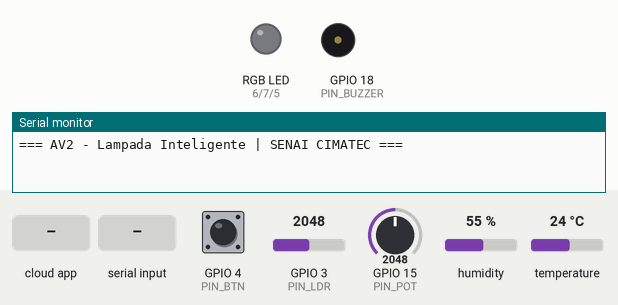
Recording of a sketch running on a simulated ESP32-S3. Shown: an RGB LED mixed from three pins (HIGH = lit), buzzer (waves = sounding), the last lines printed to the serial monitor. The test bench sets the inputs (shaded band); at power-on: temperature 24 °C, GPIO 4 (PIN_BTN) LOW, GPIO 3 (PIN_LDR) = 2048, GPIO 15 (PIN_POT) = 2048, humidity 55 %. WiFi joins after 1.5 s; servers stay silent unless stated; uploads are accepted with an empty reply.

Above: at 1.7 s.
1.8 s: the phone or cloud app sets comando to Vermelho
At 2.8 s:
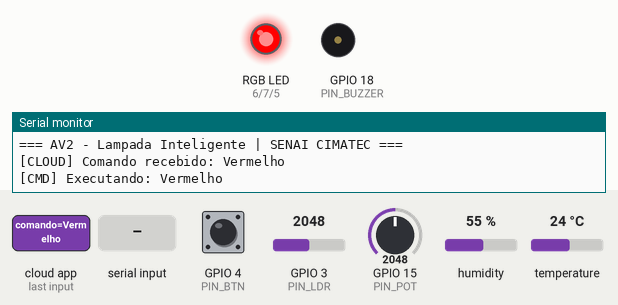
4.5 s: "Amarelo\n" received over Serial
At 5.3 s:
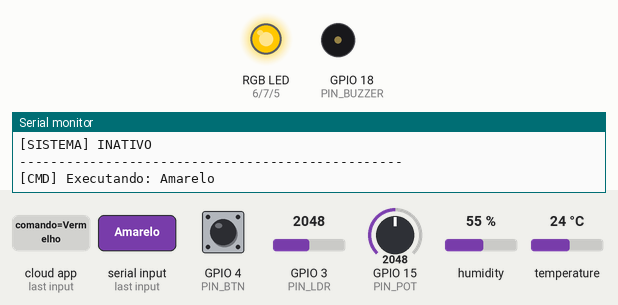
7.0 s: the phone or cloud app sets comando to Azul
At 7.8 s:
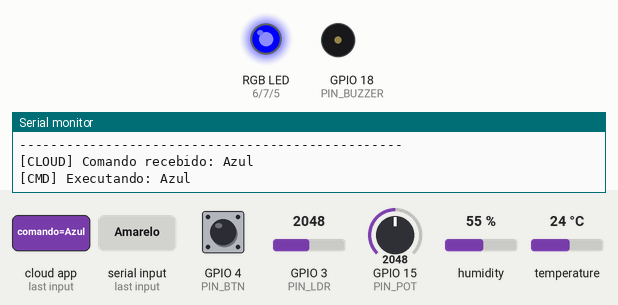
9.5 s: temperature set to 28 °C
11.7 s: GPIO 4 (PIN_BTN) pulled HIGH for 0.15 s
At 13.0 s:
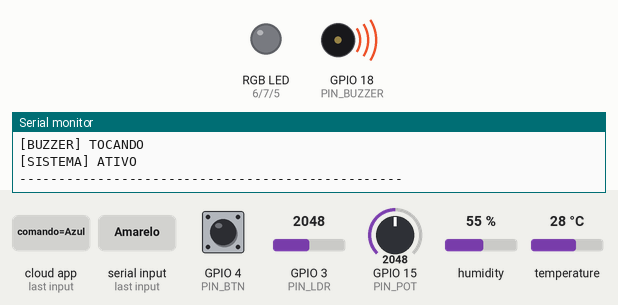
13.5 s: GPIO 3 (PIN_LDR) set to 122
Timing chart, 0 to 16.5 s (numbered marks = the images above; inputs shaded):
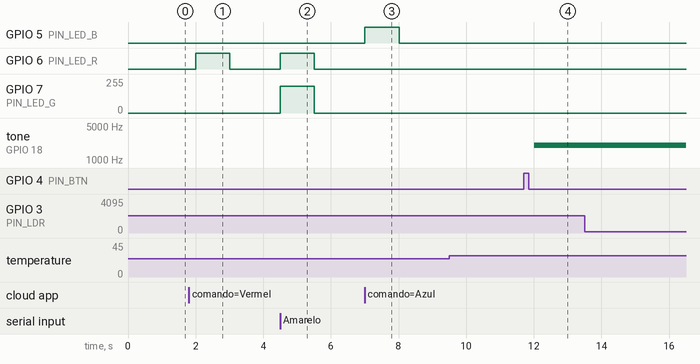

Measured:
- after the input at 1.8 s, GPIO 6 (PIN_LED_R): LOW → HIGH after 0.20 s, → LOW 1.0 s later
- after the input at 4.5 s, GPIO 6 (PIN_LED_R): LOW → HIGH at once, → LOW 1.0 s later; GPIO 7 (PIN_LED_G): 0/255 → 199/255 at once, → 0/255 1.0 s later
- after the input at 7.0 s, GPIO 5 (PIN_LED_B): LOW → HIGH at once, → LOW 1.0 s later
- after the input at 11.7 s, tone on GPIO 18 (PIN_BUZZER): silent → 2000 Hz after 0.32 s

The sketch:

esp32.ino
```cpp
/*
  ============================================================
  AV2 - Sistema de Lâmpada Inteligente
  Práticas Integradas: Camada de Aplicação - SENAI CIMATEC
  Etapa 02 - Com envio ao Supabase + Arduino IoT Cloud
  ESP32 Arduino Core 2.x (Cloud)
  ============================================================
*/

#include "thingProperties.h"
#include <DHT.h>
#include <HTTPClient.h>
#include <ArduinoJson.h>

// ── Pinagem ──────────────────────────────────────────────────
#define PIN_LED_R   6
#define PIN_LED_G   7
#define PIN_LED_B   5
#define PIN_DHT     8
#define PIN_BTN     4
#define PIN_BUZZER  18
#define PIN_POT     15
#define PIN_LDR     3

// ── PWM (core 2.x usa ledcAttachPin + ledcSetup) ─────────────
#define PWM_FREQ   5000
#define PWM_RES    8
#define CH_LED_R   0
#define CH_LED_G   1
#define CH_LED_B   2
#define CH_BUZZER  3
#define BUZ_FREQ   2000

// ── Supabase ─────────────────────────────────────────────────
const char* SUPABASE_URL    = "https://zvulzkhnimjgfhqxbbpo.supabase.co/rest/v1/leituras_sensores";
const char* SUPABASE_APIKEY = "eyJhbGciOiJIUzI1NiIsInR5cCI6IkpXVCJ9.eyJpc3MiOiJzdXBhYmFzZSIsInJlZiI6Inp2dWx6a2huaW1qZ2ZocXhiYnBvIiwicm9sZSI6ImFub24iLCJpYXQiOjE3ODEzMzQ2OTUsImV4cCI6MjA5NjkxMDY5NX0.My2o-ySH9gPPYUHZkUvKSvwkA2J1a5uN1k3SwjhMZsc";

// ── DHT22 ────────────────────────────────────────────────────
DHT dht(PIN_DHT, DHT22);

// ── Limites ──────────────────────────────────────────────────
#define TEMP_MIN  0.0f
#define TEMP_MAX  25.0f
#define LDR_CLARO_THRESHOLD  1900

// ── Média ADC ────────────────────────────────────────────────
#define NUM_AMOSTRAS 16
int lerADC(int pino) {
  long soma = 0;
  for (int i = 0; i < NUM_AMOSTRAS; i++) {
    soma += analogRead(pino);
    delayMicroseconds(100);
  }
  return (int)(soma / NUM_AMOSTRAS);
}

// ── Estado local ─────────────────────────────────────────────
volatile bool btnPendente    = false;
volatile unsigned long ultimoISR = 0;
#define DEBOUNCE_MS 400

bool tempAtiva        = true;
bool detectorAtivo    = true;
bool buzzerAtivo      = true;
bool ultimoEstadoBotao = false;

unsigned long ultimaLeitura = 0;
unsigned long ultimoEnvio   = 0;
#define INTERVALO_MS     2000
#define INTERVALO_ENVIO  10000

float tempLocal = NAN;
float umidLocal = NAN;
int   ldrLocal  = 0;
int   potLocal  = 0;

// ════════════════════════════════════════════════════════════
// ISR – Botão físico
// ════════════════════════════════════════════════════════════
void IRAM_ATTR isrBotao() {
  unsigned long agora = millis();
  if (agora - ultimoISR > DEBOUNCE_MS) {
    btnPendente = true;
    ultimoISR   = agora;
  }
}

// ════════════════════════════════════════════════════════════
// LED RGB  (core 2.x: ledcSetup + ledcAttachPin + ledcWrite)
// ════════════════════════════════════════════════════════════
void setLED(uint8_t r, uint8_t g, uint8_t b) {
  ledcWrite(CH_LED_R, r);
  ledcWrite(CH_LED_G, g);
  ledcWrite(CH_LED_B, b);
}
void ledOFF() { setLED(0, 0, 0); }
void setCorPeloPot(int v) {
  if      (v < 682)  setLED(255,   0,   0);
  else if (v < 1365) setLED(255, 100,   0);
  else if (v < 2048) setLED(255, 200, 100);
  else if (v < 2730) setLED(255, 255, 200);
  else if (v < 3413) setLED(  0, 200, 255);
  else               setLED(  0,   0, 255);
}

// ════════════════════════════════════════════════════════════
// Buzzer
// ════════════════════════════════════════════════════════════
void buzzerON()  { ledcWriteTone(CH_BUZZER, BUZ_FREQ); }
void buzzerOFF() { ledcWriteTone(CH_BUZZER, 0); }

// ════════════════════════════════════════════════════════════
// Envio ao Supabase
// ════════════════════════════════════════════════════════════
void enviarSupabase(float temp, float umid, int ldr, int pot, bool botao) {
  if (WiFi.status() != WL_CONNECTED) {
    Serial.println("[WIFI] Sem conexão, pulando envio.");
    return;
  }
  HTTPClient http;
  http.begin(SUPABASE_URL);
  http.addHeader("Content-Type",  "application/json");
  http.addHeader("apikey",        SUPABASE_APIKEY);
  http.addHeader("Authorization", String("Bearer ") + SUPABASE_APIKEY);
  http.addHeader("Prefer",        "return=minimal");

  String payload = "{";
  payload += "\"temperatura\":"           + String(temp, 2) + ",";
  payload += "\"umidade\":"               + String(umid, 2) + ",";
  payload += "\"luminosidade\":"          + String(ldr)     + ",";
  payload += "\"leitura_potenciometro\":" + String(pot)     + ",";
  payload += "\"botao_pressionado\":"     + String(botao ? "true" : "false");
  payload += "}";

  Serial.print("[SUPABASE] Payload: "); Serial.println(payload);
  int httpCode = http.POST(payload);
  Serial.print("[SUPABASE] HTTP Code: "); Serial.println(httpCode);
  if (httpCode == 201) Serial.println("[SUPABASE] Inserido com sucesso!");
  else                 Serial.println("[SUPABASE] Falha no envio!");
  http.end();
}

// ════════════════════════════════════════════════════════════
// Executa comandos (Serial ou Cloud)
// ════════════════════════════════════════════════════════════
void executarComando(String cmd) {
  cmd.trim();
  Serial.print("[CMD] Executando: "); Serial.println(cmd);

  if (cmd.equalsIgnoreCase("Ligar")) {
    sistemaAtivo = true;

  } else if (cmd.equalsIgnoreCase("Desligar")) {
    sistemaAtivo = false;
    ledOFF();
    buzzerOFF();

  } else if (cmd.equalsIgnoreCase("Vermelho")) {
    setLED(255, 0, 0);
    delay(1000);

  } else if (cmd.equalsIgnoreCase("Amarelo")) {
    setLED(255, 200, 0);
    delay(1000);

  } else if (cmd.equalsIgnoreCase("Azul")) {
    setLED(0, 0, 255);
    delay(1000);

  } else if (cmd.equalsIgnoreCase("Ativar Temperatura")) {
    tempAtiva = true;

  } else if (cmd.equalsIgnoreCase("Desativar Temperatura")) {
    tempAtiva = false;

  } else if (cmd.equalsIgnoreCase("Ativar Detector")) {
    detectorAtivo = true;

  } else if (cmd.equalsIgnoreCase("Desativar Detector")) {
    detectorAtivo = false;

  } else if (cmd.equalsIgnoreCase("Ativar Buzzer")) {
    buzzerAtivo = true;

  } else if (cmd.equalsIgnoreCase("Desativar Buzzer")) {
    buzzerAtivo = false;
    buzzerOFF();

  } else {
    Serial.print("[CMD] Desconhecido: "); Serial.println(cmd);
  }

  // Limpa o campo no Cloud após processar
  comando = "";
}

// ════════════════════════════════════════════════════════════
// CALLBACKS DO ARDUINO CLOUD
// ════════════════════════════════════════════════════════════
void onComandoChange() {
  if (comando.length() > 0) {
    Serial.print("[CLOUD] Comando recebido: "); Serial.println(comando);
    executarComando(comando);
  }
}

void onSistemaAtivoChange() {
  Serial.print("[CLOUD] sistemaAtivo -> ");
  Serial.println(sistemaAtivo ? "ATIVO" : "INATIVO");
  if (!sistemaAtivo) {
    ledOFF();
    buzzerOFF();
  }
}

// Callbacks obrigatórios gerados pelo Cloud (variáveis READ ONLY
// não precisam de lógica aqui, mas devem existir)
void onTemperaturaChange()  {}
void onUmidadeChange()      {}
void onLuminosidadeChange() {}
void onPotenciometroChange(){}

// ════════════════════════════════════════════════════════════
// setup()
// ════════════════════════════════════════════════════════════
void setup() {
  Serial.begin(115200);
  delay(500);
  Serial.println("=== AV2 - Lampada Inteligente | SENAI CIMATEC ===");

  // PWM – core 2.x
  ledcSetup(CH_LED_R,  PWM_FREQ, PWM_RES);
  ledcSetup(CH_LED_G,  PWM_FREQ, PWM_RES);
  ledcSetup(CH_LED_B,  PWM_FREQ, PWM_RES);
  ledcSetup(CH_BUZZER, PWM_FREQ, PWM_RES);

  ledcAttachPin(PIN_LED_R,  CH_LED_R);
  ledcAttachPin(PIN_LED_G,  CH_LED_G);
  ledcAttachPin(PIN_LED_B,  CH_LED_B);
  ledcAttachPin(PIN_BUZZER, CH_BUZZER);

  // Botão físico
  pinMode(PIN_BTN, INPUT);
  attachInterrupt(digitalPinToInterrupt(PIN_BTN), isrBotao, RISING);

  dht.begin();
  ledOFF();
  buzzerOFF();

  // Arduino IoT Cloud
  initProperties();
  ArduinoCloud.begin(ArduinoIoTPreferredConnection);
  setDebugMessageLevel(2);
  ArduinoCloud.printDebugInfo();
}

// ════════════════════════════════════════════════════════════
// loop()
// ════════════════════════════════════════════════════════════
void loop() {
  ArduinoCloud.update();

  // 1. Botão físico
  if (btnPendente) {
    btnPendente        = false;
    sistemaAtivo       = !sistemaAtivo;
    ultimoEstadoBotao  = !ultimoEstadoBotao;
    Serial.print("[BTN] Sistema -> ");
    Serial.println(sistemaAtivo ? "ATIVO" : "INATIVO");
  }

  // 2. Comandos Serial (debug local)
  if (Serial.available()) {
    String cmd = Serial.readStringUntil('\n');
    executarComando(cmd);
  }

  // 3. Leituras periódicas
  unsigned long agora = millis();
  if (agora - ultimaLeitura < INTERVALO_MS) return;
  ultimaLeitura = agora;

  // 3a. Temperatura / Umidade
  bool perigo = false;
  if (tempAtiva) {
    float t = dht.readTemperature();
    float u = dht.readHumidity();
    if (isnan(t)) {
      Serial.println("[TEMP] Falha na leitura do DHT22!");
    } else {
      tempLocal    = t;
      umidLocal    = u;
      Temperatura  = tempLocal;   // atualiza Cloud (maiúsculo!)
      Umidade      = umidLocal;   // atualiza Cloud
      Serial.printf("[TEMP] %.1f C  |  [UMID] %.1f %%\n", tempLocal, umidLocal);
      if (tempLocal < TEMP_MIN || tempLocal > TEMP_MAX) {
        perigo = true;
        Serial.println("[TEMP] PERIGO! Fora do limite!");
      }
    }
  }

  // 3b. LDR
  bool ambienteClaro = false;
  ldrLocal     = lerADC(PIN_LDR);
  Luminosidade = ldrLocal;        // atualiza Cloud (maiúsculo!)
  if (detectorAtivo) {
    ambienteClaro = (ldrLocal > LDR_CLARO_THRESHOLD);
    Serial.printf("[LDR] ADC: %d -> %s\n", ldrLocal, ambienteClaro ? "Claro" : "Escuro");
  }

  // 3c. Potenciômetro
  potLocal     = lerADC(PIN_POT);
  Potenciometro = potLocal;       // atualiza Cloud
  Serial.printf("[POT] ADC: %d\n", potLocal);

  // 4. Lógica LED
  if (!sistemaAtivo)                       { ledOFF(); Serial.println("[LED] OFF (sistema inativo)"); }
  else if (perigo)                         { ledOFF(); Serial.println("[LED] OFF (temp fora do limite)"); }
  else if (detectorAtivo && ambienteClaro) { ledOFF(); Serial.println("[LED] OFF (ambiente claro)"); }
  else                                     { setCorPeloPot(potLocal); Serial.println("[LED] ON"); }

  // 5. Buzzer
  if (buzzerAtivo && sistemaAtivo && perigo) { buzzerON();  Serial.println("[BUZZER] TOCANDO"); }
  else                                        { buzzerOFF(); }

  // 6. Envio ao Supabase
  if (agora - ultimoEnvio >= INTERVALO_ENVIO) {
    ultimoEnvio = agora;
    if (!isnan(tempLocal)) {
      enviarSupabase(tempLocal, umidLocal, ldrLocal, potLocal, ultimoEstadoBotao);
    } else {
      Serial.println("[SUPABASE] Pulando envio (temperatura invalida).");
    }
  }

  Serial.print("[SISTEMA] ");
  Serial.println(sistemaAtivo ? "ATIVO" : "INATIVO");
  Serial.println("-------------------------------------------------");
}
```

thingProperties.h
```cpp
// Code generated by Arduino IoT Cloud - MODIFICADO para incluir credenciais direto
#include <ArduinoIoTCloud.h>
#include <Arduino_ConnectionHandler.h>

const char DEVICE_LOGIN_NAME[]  = "3c4cd654-bc99-4e34-bd3e-adbf5236d103";

const char SSID[]        = "Pedro's Galaxy M14 5G";  // sua rede WiFi
const char PASS[]        = "12345678";                // sua senha WiFi
const char DEVICE_KEY[]  = "X2atmjc5suAnEpM59Lq?512xM";    // ← SUBSTITUA pela Secret Key do device Audrey

void onComandoChange();
void onTemperaturaChange();
void onUmidadeChange();
void onLuminosidadeChange();
void onPotenciometroChange();
void onSistemaAtivoChange();

String  comando;
float   Temperatura;
float   Umidade;
int     Luminosidade;
int     Potenciometro;
bool    sistemaAtivo;

void initProperties() {
  ArduinoCloud.setBoardId(DEVICE_LOGIN_NAME);
  ArduinoCloud.setSecretDeviceKey(DEVICE_KEY);
  ArduinoCloud.addProperty(comando,       READWRITE, ON_CHANGE, onComandoChange);
  ArduinoCloud.addProperty(Temperatura,   READWRITE, ON_CHANGE, onTemperaturaChange);
  ArduinoCloud.addProperty(Umidade,       READWRITE, ON_CHANGE, onUmidadeChange);
  ArduinoCloud.addProperty(Luminosidade,  READWRITE, ON_CHANGE, onLuminosidadeChange);
  ArduinoCloud.addProperty(Potenciometro, READWRITE, ON_CHANGE, onPotenciometroChange);
  ArduinoCloud.addProperty(sistemaAtivo,  READWRITE, ON_CHANGE, onSistemaAtivoChange);
}

WiFiConnectionHandler ArduinoIoTPreferredConnection(SSID, PASS);
```
